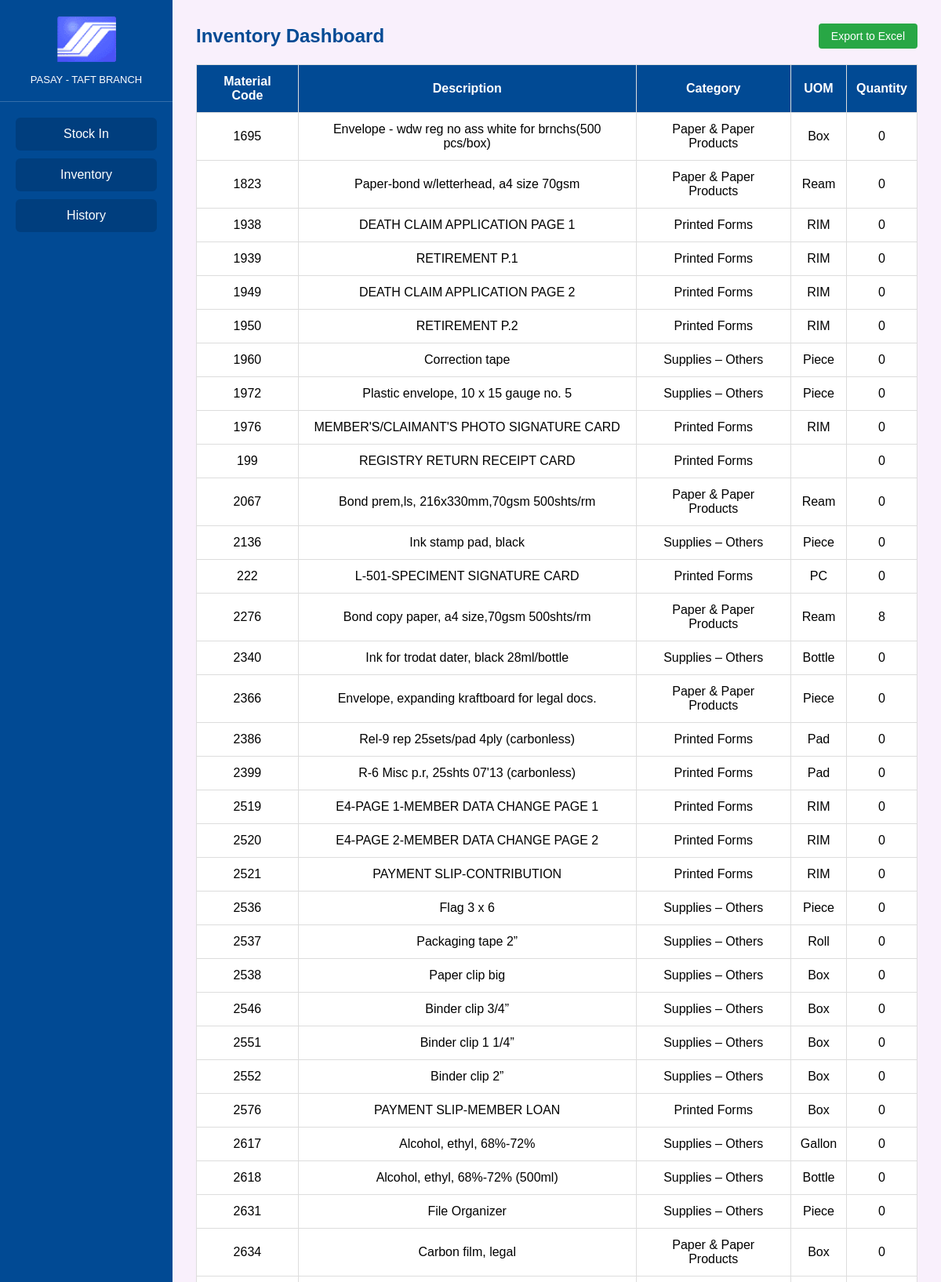
Page /dashboard.php (upper part) on the committed database.
### tables this page shows
CREATE TABLE `inventory` (
  `matcode` varchar(20) NOT NULL,
  `description` text DEFAULT NULL,
  `category` varchar(50) DEFAULT NULL,
  `uom` varchar(20) DEFAULT NULL,
  `quantity` int(11) DEFAULT 0
);

### dashboard.php (the view, shortened to what this page needs)
<!DOCTYPE html>
<html lang="en">
<head>
</head>
<body>
<div class="sidebar">
  <div>
    <div class="logo">
      <img src="Pictures/sssanim2.gif" alt="SSS Logo" />
      <div style="margin-top: 10px; font-size: 13px;">PASAY - TAFT BRANCH</div>
    </div>
    <nav>
      <a href="stock_in_quantity.php">Stock In</a>
      <a href="dashboard.php">Inventory</a>
      <a href="#">History</a>
    </nav>
  </div>
</div>
<div class="main">
  <div class="top-bar">
    <h2>Inventory Dashboard</h2>
    <form action="export_excel.php" method="post">
      <button type="submit">Export to Excel</button>
    </form>
  </div>
  <?php
    $host = "localhost";
    $user = "root";
    $pass = "";
    $db   = "inventory_db";
    $conn = new mysqli($host, $user, $pass, $db);
    $sql = "SELECT * FROM inventory";
    $result = $conn->query($sql);
    if ($result->num_rows > 0) {
        echo "<table>
                <tr>
                  <th>Material Code</th>
                  <th>Description</th>
                  <th>Category</th>
                  <th>UOM</th>
                  <th>Quantity</th>
                </tr>";
        while ($row = $result->fetch_assoc()) {
            echo "<tr>
                    <td>" . htmlspecialchars($row['matcode']) . "</td>
                    <td>" . htmlspecialchars($row['description']) . "</td>
                    <td>" . htmlspecialchars($row['category']) . "</td>
                    <td>" . htmlspecialchars($row['uom']) . "</td>
                    <td>" . htmlspecialchars($row['quantity']) . "</td>
                  </tr>";
        }
        echo "</table>";
    } else {
        echo "<p>No inventory data found.</p>";
    }
  ?>
</div>
</body>
</html>

### dashboard.php (style rules this page uses)
* { box-sizing: border-box; margin: 0; padding: 0; font-family: Arial, sans-serif; }
body { display: flex; height: 100vh; background-color: #f9f0fc; }
.sidebar { width: 220px; background-color: #014a94; color: #fff; display: flex; flex-direction: column; justify-content: space-between; }
.sidebar .logo { text-align: center; padding: 20px; border-bottom: 1px solid #ffffff33; }
.sidebar .logo img { height: 60px; }
.sidebar nav { display: flex; flex-direction: column; padding: 20px; }
.sidebar nav a { color: white; text-decoration: none; padding: 12px; border-radius: 6px; margin-bottom: 10px; background-color: #003e7e; text-align: center; }
.main { flex: 1; padding: 30px; overflow-y: auto; }
.top-bar { display: flex; justify-content: space-between; align-items: center; margin-bottom: 20px; }
.top-bar h2 { color: #014a94; }
.top-bar form button { background-color: #28a745; color: white; padding: 8px 16px; border: none; border-radius: 4px; font-size: 14px; cursor: pointer; }
table { width: 100%; border-collapse: collapse; background-color: #fff; }
th, td { padding: 12px; border: 1px solid #ddd; text-align: center; }
th { background-color: #014a94; color: white; }

### rows in the picture
inventory: matcode "1695", description "Envelope - wdw reg no ass white for brnchs(500 pcs/box)", category "Paper & Paper Products", uom "Box", quantity "0"
inventory: matcode "1823", description "Paper-bond w/letterhead, a4 size 70gsm", category "Paper & Paper Products", uom "Ream", quantity "0"
inventory: matcode "1938", description "DEATH CLAIM APPLICATION PAGE 1", category "Printed Forms", uom "RIM", quantity "0"
inventory: matcode "1939", description "RETIREMENT P.1", category "Printed Forms", uom "RIM", quantity "0"
inventory: matcode "1949", description "DEATH CLAIM APPLICATION PAGE 2", category "Printed Forms", uom "RIM", quantity "0"
inventory: matcode "1950", description "RETIREMENT P.2", category "Printed Forms", uom "RIM", quantity "0"
inventory: matcode "1960", description "Correction tape", category "Supplies – Others", uom "Piece", quantity "0"
inventory: matcode "1972", description "Plastic envelope, 10 x 15 gauge no. 5", category "Supplies – Others", uom "Piece", quantity "0"
inventory: matcode "1976", description "MEMBER'S/CLAIMANT'S PHOTO SIGNATURE CARD", category "Printed Forms", uom "RIM", quantity "0"
inventory: matcode "199", description "REGISTRY RETURN RECEIPT CARD", category "Printed Forms", quantity "0"
inventory: matcode "2067", description "Bond prem,ls, 216x330mm,70gsm 500shts/rm", category "Paper & Paper Products", uom "Ream", quantity "0"
inventory: matcode "2136", description "Ink stamp pad, black", category "Supplies – Others", uom "Piece", quantity "0"
inventory: matcode "222", description "L-501-SPECIMENT SIGNATURE CARD", category "Printed Forms", uom "PC", quantity "0"
inventory: matcode "2276", description "Bond copy paper, a4 size,70gsm 500shts/rm", category "Paper & Paper Products", uom "Ream", quantity "8"
inventory: matcode "2340", description "Ink for trodat dater, black 28ml/bottle", category "Supplies – Others", uom "Bottle", quantity "0"
inventory: matcode "2366", description "Envelope, expanding kraftboard for legal docs.", category "Paper & Paper Products", uom "Piece", quantity "0"
inventory: matcode "2386", description "Rel-9 rep 25sets/pad 4ply (carbonless)", category "Printed Forms", uom "Pad", quantity "0"
inventory: matcode "2399", description "R-6 Misc p.r, 25shts 07'13 (carbonless)", category "Printed Forms", uom "Pad", quantity "0"
inventory: matcode "2519", description "E4-PAGE 1-MEMBER DATA CHANGE PAGE 1", category "Printed Forms", uom "RIM", quantity "0"
inventory: matcode "2520", description "E4-PAGE 2-MEMBER DATA CHANGE PAGE 2", category "Printed Forms", uom "RIM", quantity "0"
inventory: matcode "2521", description "PAYMENT SLIP-CONTRIBUTION", category "Printed Forms", uom "RIM", quantity "0"
inventory: matcode "2536", description "Flag 3 x 6", category "Supplies – Others", uom "Piece", quantity "0"
inventory: matcode "2537", description "Packaging tape 2”", category "Supplies – Others", uom "Roll", quantity "0"
inventory: matcode "2538", description "Paper clip big", category "Supplies – Others", uom "Box", quantity "0"
inventory: matcode "2546", description "Binder clip 3/4”", category "Supplies – Others", uom "Box", quantity "0"
inventory: matcode "2551", description "Binder clip 1 1/4”", category "Supplies – Others", uom "Box", quantity "0"
inventory: matcode "2552", description "Binder clip 2”", category "Supplies – Others", uom "Box", quantity "0"
inventory: matcode "2576", description "PAYMENT SLIP-MEMBER LOAN", category "Printed Forms", uom "Box", quantity "0"
inventory: matcode "2617", description "Alcohol, ethyl, 68%-72%", category "Supplies – Others", uom "Gallon", quantity "0"
inventory: matcode "2618", description "Alcohol, ethyl, 68%-72% (500ml)", category "Supplies – Others", uom "Bottle", quantity "0"
inventory: matcode "2631", description "File Organizer", category "Supplies – Others", uom "Piece", quantity "0"
inventory: matcode "2634", description "Carbon film, legal", category "Paper & Paper Products", uom "Box", quantity "0"
